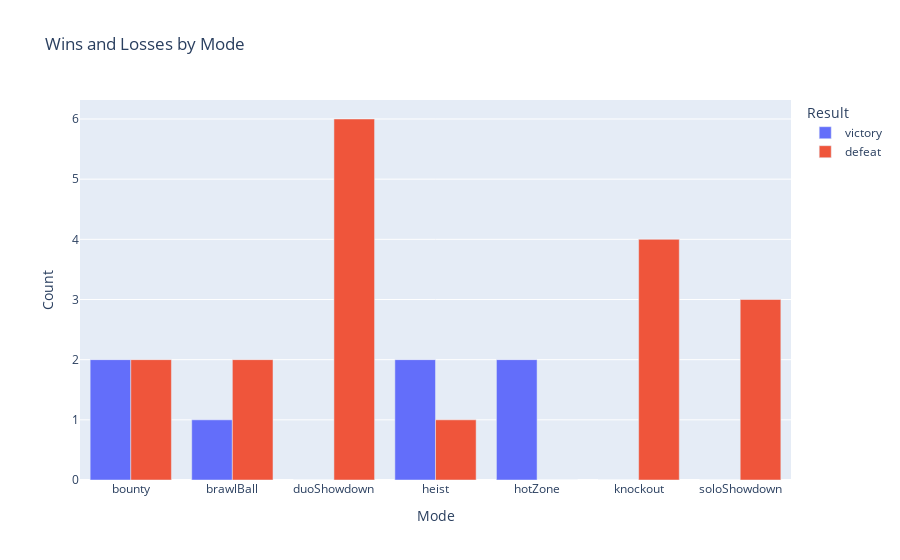

The notebook cell saved with this chart:
### Code cell
battles_df['victory'] = battles_df['result'].apply(lambda x: 1 if x == "victory" else 0)
battles_df['defeat'] = battles_df['result'].apply(lambda x: 1 if x != "victory" else 0)

# Agregace dat pro každý mód
agg_df = battles_df.groupby('mode').sum()[['victory', 'defeat']].reset_index()

# Tavení DataFrame pro použití ve sloupcovém grafu
melted_df = agg_df.melt(id_vars='mode', value_vars=['victory', 'defeat'], var_name='result_type', value_name='count')


fig = px.bar(melted_df, x='mode', y='count', color='result_type', barmode='group',
             labels={'mode': 'Mode', 'count': 'Count', 'result_type': 'Result'},
             title='Wins and Losses by Mode')



fig.show()

### Figure 1 — Plotly figure (JSON) as saved in the notebook; plotly's stock layout.template omitted (floating-point values rounded to 4 significant figures)
{"data": [{"alignmentgroup": "True", "hovertemplate": "Result=victory<br>Mode=%{x}<br>Count=%{y}<extra></extra>", "legendgroup": "victory", "marker": {"color": "#636efa", "pattern": {"shape": ""}}, "name": "victory", "offsetgroup": "victory", "orientation": "v", "showlegend": true, "textposition": "auto", "type": "bar", "x": ["bounty", "brawlBall", "duoShowdown", "heist", "hotZone", "knockout", "soloShowdown"], "xaxis": "x", "y": [2, 1, 0, 2, 2, 0, 0], "yaxis": "y"}, {"alignmentgroup": "True", "hovertemplate": "Result=defeat<br>Mode=%{x}<br>Count=%{y}<extra></extra>", "legendgroup": "defeat", "marker": {"color": "#EF553B", "pattern": {"shape": ""}}, "name": "defeat", "offsetgroup": "defeat", "orientation": "v", "showlegend": true, "textposition": "auto", "type": "bar", "x": ["bounty", "brawlBall", "duoShowdown", "heist", "hotZone", "knockout", "soloShowdown"], "xaxis": "x", "y": [2, 2, 6, 1, 0, 4, 3], "yaxis": "y"}], "layout": {"barmode": "group", "legend": {"title": {"text": "Result"}, "tracegroupgap": 0}, "title": {"text": "Wins and Losses by Mode"}, "xaxis": {"anchor": "y", "domain": [0, 1], "title": {"text": "Mode"}}, "yaxis": {"anchor": "x", "domain": [0, 1], "title": {"text": "Count"}}}}
